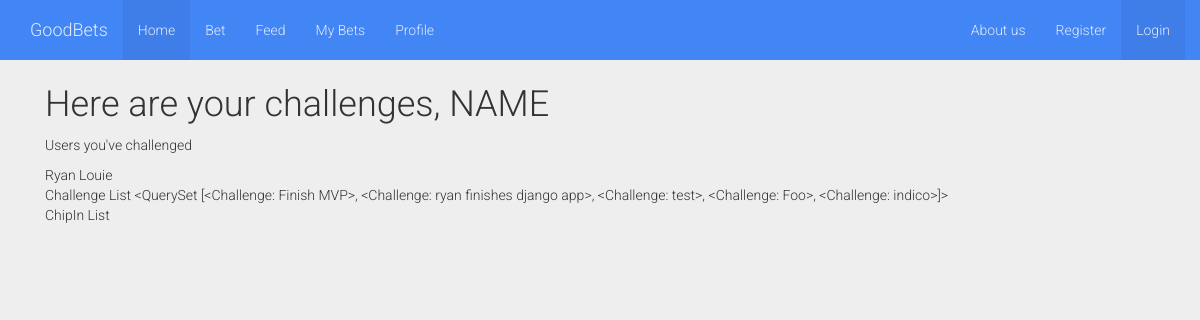
Before: /profile/ with the older database file.
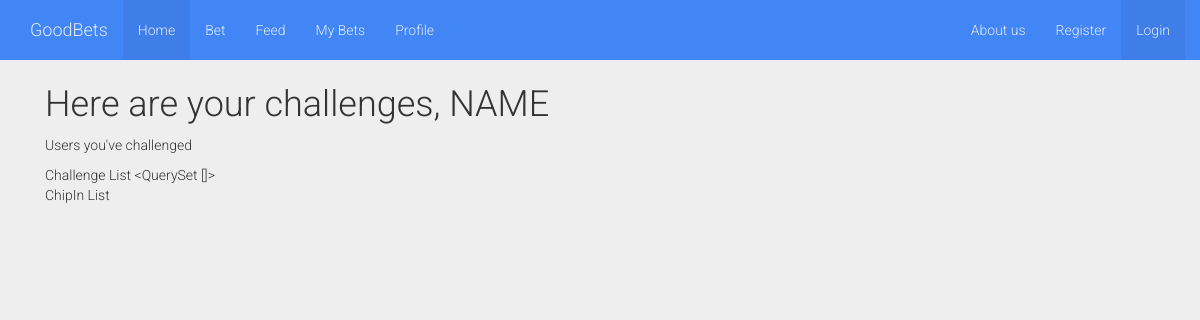
After: the same page with the newer database file.
### goodbets/models.py (models this page shows)
class User(models.Model):
	def __str__(self):
		return self.username
	username = models.CharField(max_length=50)

class Challenge(models.Model):
	def __str__(self):
		return self.title
	title = models.CharField(default='', max_length=150)
	description = models.TextField()
	chipins = models.ManyToManyField('Chipin')
	challengees = models.ManyToManyField('User')
	charity = models.ForeignKey('Charity')

### goodbets/views.py (the view)
# urls.py: url(r'^profile/', views.profile, name='profile'),
def profile(request):
   if request.method == 'GET':
    try:
        rgv = request.GET.values()
        logger.debug('requestgetvalues: %s' % rgv)
        if len(rgv) == 1 and rgv[0] != '':
            username = rgv[0]
            username = username.encode('utf-8')
            request.session["username"] = username
            if not User.objects.filter(username=username).exists():
                User(username=username).save()
    except Exception as e:
        print e
    user_list = User.objects.all()
    challenge_list = Challenge.objects.all()
    chipin_list = Chipin.objects.all()
    context = {
        'user_list': user_list,
        'challenge_list': challenge_list,
        'chipin_list': chipin_list,
        'request': request,
    }
    return render(request, 'profile.html', context)

### goodbets/templatetags/tags.py (called while the page is built)
@register.simple_tag
def active(request, pattern):
    logger.debug('pattern type %s' % (pattern))
    if pattern in request.path:
        return 'active'
    else:
        return ''

### goodbets/templates/profile.html (shortened to what this page needs)
{% extends "base.html" %}
{% block body %}
  <div class='container-fluid'>
  	<h1>Here are your challenges, NAME</h1>
  		<p>Users you've challenged</p>
			{{ user_list.0}}
	</div>
	<div class='container-fluid'>
		Challenge List
		{{ challenge_list }}
	</div>
	<div class='container-fluid'>
		ChipIn List
	</div>
{% endblock body %}

Changed rows visible on the page:
removed User: username "Ryan Louie"
removed Challenge: title.title "<QuerySet [<Challenge: Finish MVP>, <Challenge: ryan finishes django app>, <Challenge: test>, <Challenge: Foo>, <Challenge: indico>]>"
Other visible differences:
{{ challenge_list }}: (not shown) → "<QuerySet []>"
